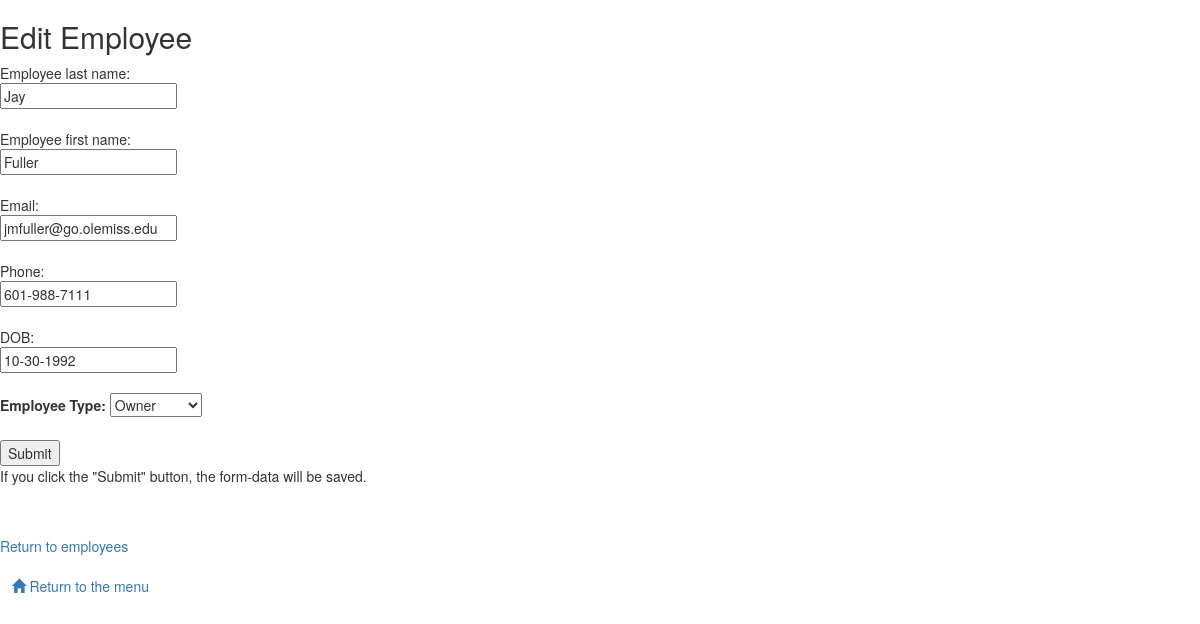
Screenshot of /papercompany/edit_employee.php?eid=1 with the database file from the repository.
### tables this page shows
CREATE TABLE `employees` (
  `empID` int(11) NOT NULL,
  `empLName` varchar(64) NOT NULL,
  `empFName` varchar(64) NOT NULL,
  `empEmail` varchar(64) NOT NULL,
  `empPhone` varchar(32) NOT NULL,
  `empDOB` varchar(32) NOT NULL,
  `empPassword` varchar(255) NOT NULL,
  `empType` varchar(63) NOT NULL,
  `employeeAuth` varchar(36) NOT NULL
);

### papercompany/edit_employee.php (the view, shortened to what this page needs)
<!DOCTYPE html>
<html>
<head>
<link rel="stylesheet" href="https://maxcdn.bootstrapcdn.com/bootstrap/3.3.7/css/bootstrap.min.css">
<link rel="stylesheet" href="https://maxcdn.bootstrapcdn.com/bootstrap/3.3.7/css/bootstrap-theme.min.css">
</head><body>
<?php
require_once("dbcreds.php");
try {
  $conn = new PDO("mysql:host=$dbhost;dbname=$dbname", $dbuser, $dbpass);
  $conn->setAttribute(PDO::ATTR_ERRMODE, PDO::ERRMODE_EXCEPTION);
}
catch(PDOException $e) {
    echo "There has been an issue (#33) with the database connection.  Please see your administrator";
}
try {
    $stmt = $conn->prepare("SELECT empID, empLName, empFName, empEmail, empPhone, empDOB, empType FROM employees WHERE empID=:empidParam");
    $stmt->bindParam(':empidParam', $_GET["eid"]);
    $stmt->execute();
    if($row = $stmt->fetch()) {
        $emplname    = $row["empFName"];
        $empfname = $row["empLName"];
        $empemail   = $row["empEmail"];
        $empphone   = $row["empPhone"];
        $empdob   = $row["empDOB"];
    } else {
        echo "Customer EDIT Error #888 -- please contact support";
        exit;
    }
}
catch(PDOException $e) {
    echo "Error: " . $e->getMessage();
}
?>
<h2>Edit Employee</h2>
<form method="POST" action="store_edited_employee.php">
  Employee last name:<br>
  <input type="text" name="femplname" value="<?php echo $emplname; ?>">
  <br><br>
  Employee first name:<br>
  <input type="text" name="fempfname" value="<?php echo $empfname; ?>">
  <br><br>
  Email:<br>
  <input type="text" name="fempemail" value="<?php echo $empemail; ?>">
  <br><br>
  Phone:<br>
  <input type="text" name="fempphone" value="<?php echo $empphone; ?>">
  <br><br>
  DOB:<br>
  <input type="text" name="fempdob" value="<?php echo $empdob; ?>">
  <br><br>
  <label for="femptype">Employee Type:</label>
                <select id="femptype" name="femptype">
                    <option value="Owner">Owner</option>
                </select>
  <br><br>
  <input type="submit" value="Submit">
</form>
<p>If you click the "Submit" button, the form-data will be saved.</p>
<br><br>
        <a href="view_employees.php">Return to employees</a>
        <br><br>
        &nbsp;&nbsp;&nbsp;<a href="mainmenu.php"><span class='glyphicon glyphicon-home' aria-hidden='true'></span> Return to the menu</a>
</body>
</html>

### rows the page displays
employees: femplname "Jay", fempfname "Fuller", fempemail "jmfuller@go.olemiss.edu", fempphone "601-988-7111", fempdob "10-30-1992"
